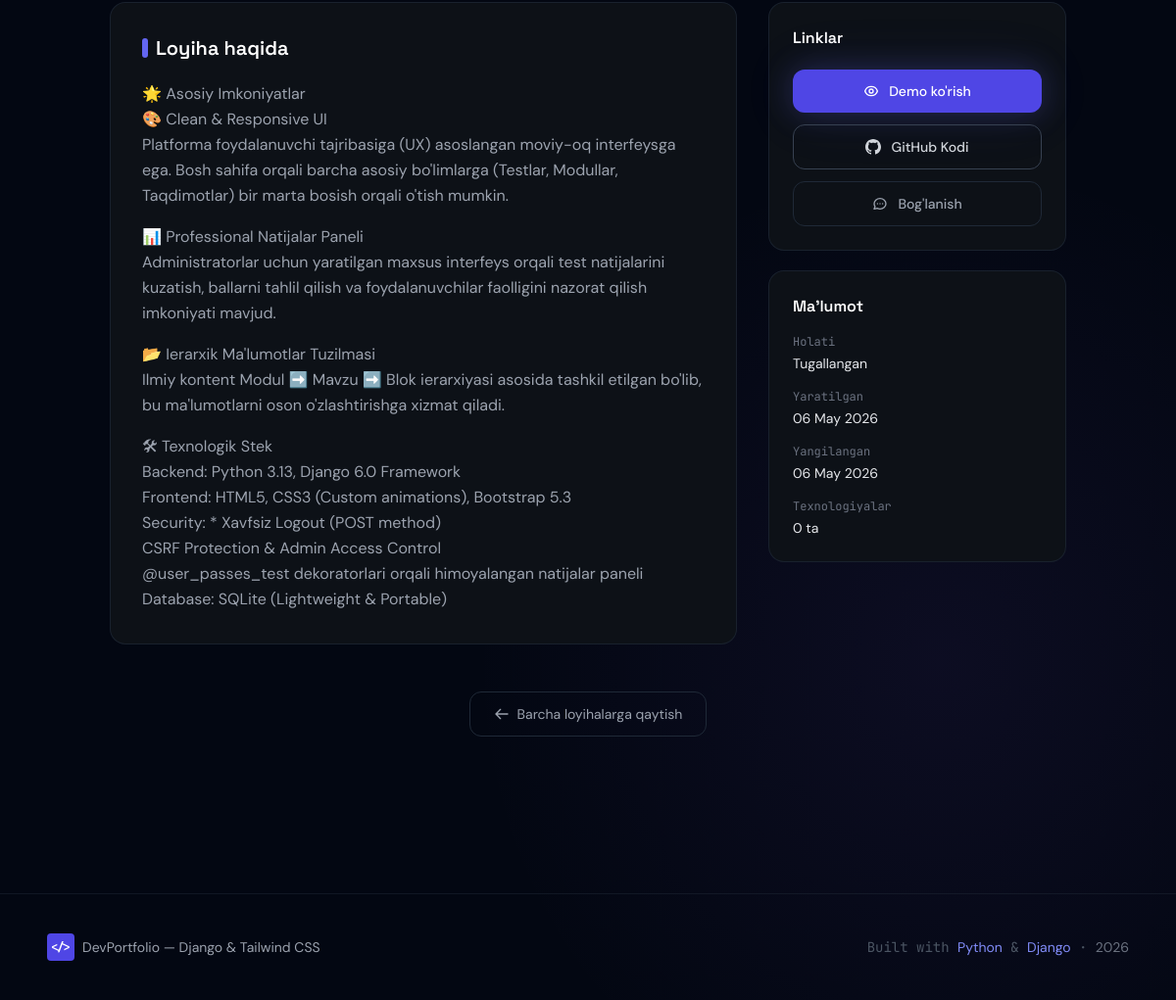
Page /projects/Arise-platform/ (lower part) on the earlier database version.
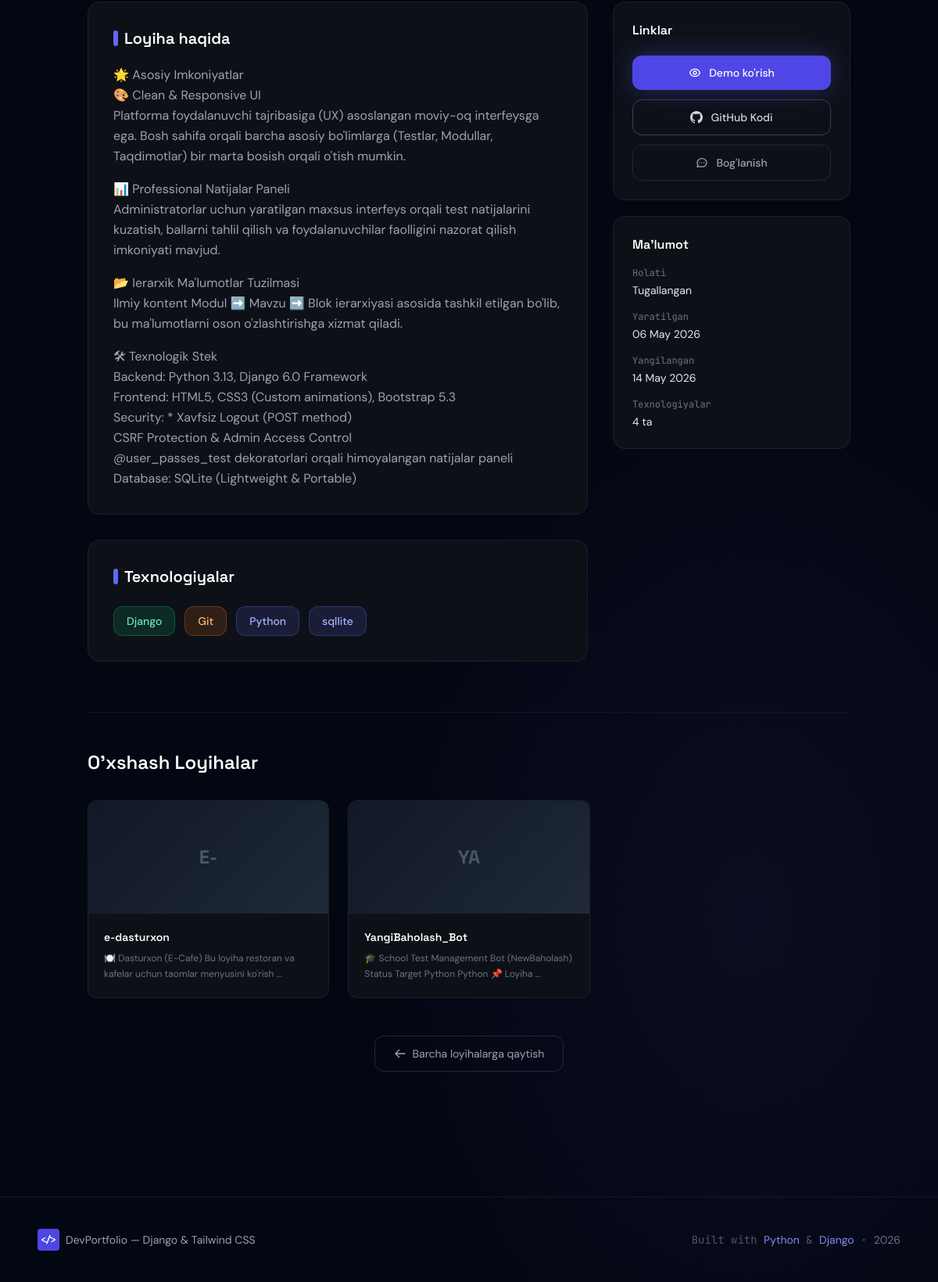
Same page on the later database version.
### projects/models.py (models this page shows, shortened)
class Project(models.Model):
    STATUS_CHOICES = [
        ('completed', 'Tugallangan'),
        ('in_progress', 'Jarayonda'),
        ('archived', 'Arxivlangan'),
    ]
    name = models.CharField(max_length=200, verbose_name="Loyiha nomi")
    slug = models.SlugField(max_length=200, unique=True, verbose_name="URL slug")
    description = models.TextField(verbose_name="Qisqa tavsif")
    detailed_description = models.TextField(
        blank=True,
        verbose_name="Batafsil tavsif",
        help_text="Loyiha haqida to'liq ma'lumot"
    )
    technologies = models.ManyToManyField(
        Tag,
        blank=True,
        verbose_name="Texnologiyalar",
        related_name='projects'
    )
    image = models.ImageField(
        upload_to='projects/',
        blank=True,
        null=True,
        verbose_name="Loyiha rasmi"
    )
    github_link = models.URLField(blank=True, verbose_name="GitHub linki")
    demo_link = models.URLField(blank=True, verbose_name="Demo linki")
    status = models.CharField(
        max_length=20,
        choices=STATUS_CHOICES,
        default='completed',
        verbose_name="Holati"
    )
    is_featured = models.BooleanField(default=False, verbose_name="Featured (Asosiy)")
    created_at = models.DateTimeField(auto_now_add=True, verbose_name="Yaratilgan")
    updated_at = models.DateTimeField(auto_now=True, verbose_name="Yangilangan")
    order = models.PositiveIntegerField(default=0, verbose_name="Tartib raqami")
    class Meta:
        verbose_name = "Loyiha"
        verbose_name_plural = "Loyihalar"
        ordering = ['order', '-created_at']
    def get_absolute_url(self):
        from django.urls import reverse
        return reverse('project_detail', kwargs={'slug': self.slug})

class Tag(models.Model):
    name = models.CharField(max_length=50, unique=True, verbose_name="Texnologiya nomi")
    color = models.CharField(
        max_length=20,
        default='indigo',
        verbose_name="Rang",
        help_text="Tailwind rang nomi: indigo, emerald, rose, amber, sky, etc."
    )
    class Meta:
        verbose_name = "Texnologiya"
        verbose_name_plural = "Texnologiyalar"
        ordering = ['name']

### projects/views.py (the view)
# urls.py: path('projects/<slug:slug>/', views.project_detail, name='project_detail'),
def project_detail(request, slug):
    project = get_object_or_404(
        Project.objects.prefetch_related('technologies'),
        slug=slug
    )
    project_tags = project.technologies.all()
    related_projects = Project.objects.filter(
        technologies__in=project_tags
    ).exclude(pk=project.pk).distinct()[:3]
    context = {
        'project': project,
        'related_projects': related_projects,
    }
    return render(request, 'projects/project_detail.html', context)

### templates/projects/project_detail.html (shortened to what the changed rows need)
{% extends 'base.html' %}
{% load static %}
{% block content %}
<div class="pt-24 pb-20">
    <div class="max-w-5xl mx-auto px-6">
        <div class="grid lg:grid-cols-3 gap-8">
            <div class="lg:col-span-2 space-y-8">
                {% if project.detailed_description %}
                <div class="rounded-2xl border border-gray-800/70 p-8" style="background: #0d1117;">
                    <h2 class="font-display font-semibold text-xl text-white mb-5 flex items-center gap-2">
                        <span class="w-1.5 h-5 rounded-full bg-indigo-500"></span>
                        Loyiha haqida
                    </h2>
                    <div class="text-gray-400 leading-relaxed space-y-4">
                        {{ project.detailed_description|linebreaks }}
                    </div>
                </div>
                {% endif %}
                {% if project.technologies.all %}
                <div class="rounded-2xl border border-gray-800/70 p-8" style="background: #0d1117;">
                    <h2 class="font-display font-semibold text-xl text-white mb-6 flex items-center gap-2">
                        <span class="w-1.5 h-5 rounded-full bg-indigo-500"></span>
                        Texnologiyalar
                    </h2>
                    <div class="flex flex-wrap gap-3">
                        {% for tech in project.technologies.all %}
                        <span class="px-4 py-2 rounded-xl text-sm font-medium tag-{{ tech.color|default:'indigo' }}">
                            {{ tech.name }}
                        </span>
                        {% endfor %}
                    </div>
                </div>
                {% endif %}
            </div>
            <div class="space-y-5">
                <div class="rounded-2xl border border-gray-800/70 p-6" style="background: #0d1117;">
                    <dl class="space-y-4">
                        <div>
                            <dt class="text-gray-500 text-xs font-mono mb-1">Holati</dt>
                            <dd class="text-gray-200 text-sm">{{ project.get_status_display }}</dd>
                        </div>
                        <div>
                            <dt class="text-gray-500 text-xs font-mono mb-1">Yaratilgan</dt>
                            <dd class="text-gray-200 text-sm">{{ project.created_at|date:"d F Y" }}</dd>
                        </div>
                        {% if project.updated_at %}
                        <div>
                            <dt class="text-gray-500 text-xs font-mono mb-1">Yangilangan</dt>
                            <dd class="text-gray-200 text-sm">{{ project.updated_at|date:"d F Y" }}</dd>
                        </div>
                        {% endif %}
                        <div>
                            <dt class="text-gray-500 text-xs font-mono mb-1">Texnologiyalar</dt>
                            <dd class="text-gray-200 text-sm">{{ project.technologies.count }} ta</dd>
                        </div>
                    </dl>
                </div>
            </div>
        </div>
        {% if related_projects %}
        <div class="mt-16 pt-12 border-t border-gray-900">
            <h2 class="font-display font-semibold text-2xl text-white mb-8">O'xshash Loyihalar</h2>
            <div class="grid md:grid-cols-3 gap-6">
                {% for rp in related_projects %}
                <a href="{{ rp.get_absolute_url }}"
                   class="group card-hover rounded-xl border border-gray-800/70 overflow-hidden"
                   style="background: #0d1117;">
                    <div class="h-36 overflow-hidden bg-gray-800">
                        {% if rp.image %}
                        <img src="{{ rp.image.url }}" alt="{{ rp.name }}"
                             class="w-full h-full object-cover group-hover:scale-105 transition-transform duration-500">
                        {% else %}
                        <div class="w-full h-full flex items-center justify-center"
                             style="background: linear-gradient(135deg, #111827, #1f2937);">
                            <span class="text-gray-600 font-display font-bold text-2xl">{{ rp.name|slice:":2"|upper }}</span>
                        </div>
                        {% endif %}
                    </div>
                    <div class="p-5">
                        <h3 class="font-display font-semibold text-white text-sm mb-2 group-hover:text-indigo-300 transition-colors">
                            {{ rp.name }}
                        </h3>
                        <p class="text-gray-500 text-xs leading-relaxed">
                            {{ rp.description|truncatewords:12 }}
                        </p>
                    </div>
                </a>
                {% endfor %}
            </div>
        </div>
        {% endif %}
    </div>
</div>
{% endblock %}

Differences in the rows shown:
changed Project "Tugallangan": updated_at "06 May 2026" → "14 May 2026"; technologies.count "0" → "4"
now on this page (row unchanged): Tag: name "Django", color "emerald" (drawn)
now on this page (row unchanged): Tag: name "Git", color "orange" (drawn)
now on this page (row unchanged): Tag: name "Python"
added Tag: name "sqllite"
added Project: name "E-", name "e-dasturxon", description "🍽️ Dasturxon (E-Cafe) Bu loyiha restoran va kafelar uchun taomlar menyusini ko'rish …"
now on this page (row unchanged): Project: name "YA", name "YangiBaholash_Bot", description "🎓 School Test Management Bot (NewBaholash) Status Target Python Python 📌 Loyiha …"
Other differences:
text now shown: "Texnologiyalar O'xshash Loyihalar"
